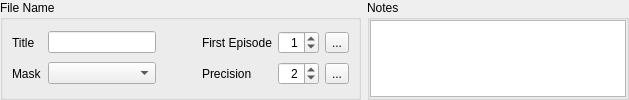
         <widget class="QFrame" name="frame_2">
          <property name="maximumSize">
           <size>
            <width>16777215</width>
            <height>104</height>
           </size>
          </property>
          <property name="frameShape">
           <enum>QFrame::NoFrame</enum>
          </property>
          <property name="frameShadow">
           <enum>QFrame::Raised</enum>
          </property>
          <layout class="QHBoxLayout" name="horizontalLayout_10">
           <property name="leftMargin">
            <number>0</number>
           </property>
           <property name="topMargin">
            <number>0</number>
           </property>
           <property name="rightMargin">
            <number>0</number>
           </property>
           <property name="bottomMargin">
            <number>0</number>
           </property>
           <item>
            <widget class="QGroupBox" name="groupBox_Disc_FileName">
             <property name="title">
              <string>File Name</string>
             </property>
             <layout class="QGridLayout" name="gridLayout_2">
              <item row="0" column="0">
               <widget class="QLabel" name="label_Disc_Title">
                <property name="text">
                 <string>Title</string>
                </property>
                <property name="buddy">
                 <cstring>lineEdit_Disc_Title</cstring>
                </property>
               </widget>
              </item>
              <item row="0" column="1">
               <widget class="QLineEdit" name="lineEdit_Disc_Title">
                <property name="toolTip">
                 <string>The title piece of the video file name.</string>
                </property>
                <property name="clearButtonEnabled">
                 <bool>true</bool>
                </property>
               </widget>
              </item>
              <item row="0" column="2">
               <spacer name="horizontalSpacer_2">
                <property name="orientation">
                 <enum>Qt::Horizontal</enum>
                </property>
                <property name="sizeType">
                 <enum>QSizePolicy::Fixed</enum>
                </property>
                <property name="sizeHint" stdset="0">
                 <size>
                  <width>40</width>
                  <height>20</height>
                 </size>
                </property>
               </spacer>
              </item>
              <item row="0" column="3">
               <widget class="QLabel" name="label_Disc_FirstEpisode">
                <property name="text">
                 <string>First Episode</string>
                </property>
                <property name="buddy">
                 <cstring>spinBox_Disc_FirstEpisode</cstring>
                </property>
               </widget>
              </item>
              <item row="0" column="4">
               <widget class="QSpinBox" name="spinBox_Disc_FirstEpisode">
                <property name="toolTip">
                 <string>The starting number for the episode number piece of the video file name.,</string>
                </property>
                <property name="alignment">
                 <set>Qt::AlignRight|Qt::AlignTrailing|Qt::AlignVCenter</set>
                </property>
                <property name="buttonSymbols">
                 <enum>QAbstractSpinBox::UpDownArrows</enum>
                </property>
                <property name="value">
                 <number>1</number>
                </property>
               </widget>
              </item>
              <item row="0" column="5">
               <widget class="QToolButton" name="toolButton_ResetFirstEpisode">
                <property name="toolTip">
                 <string>Reset the first episode number.</string>
                </property>
                <property name="text">
                 <string>...</string>
                </property>
                <property name="icon">
                 <iconset>
                  <normalon>images/redo_2_16.png</normalon>
                 </iconset>
                </property>
               </widget>
              </item>
              <item row="1" column="0">
               <widget class="QLabel" name="label_Disc_Mask">
                <property name="text">
                 <string>Mask</string>
                </property>
                <property name="buddy">
                 <cstring>comboBox_Disc_Mask</cstring>
                </property>
               </widget>
              </item>
              <item row="1" column="1">
               <widget class="QComboBox" name="comboBox_Disc_Mask">
                <property name="toolTip">
                 <string>The mask used to build the video file name.</string>
                </property>
               </widget>
              </item>
              <item row="1" column="2">
               <spacer name="horizontalSpacer_3">
                <property name="orientation">
                 <enum>Qt::Horizontal</enum>
                </property>
                <property name="sizeType">
                 <enum>QSizePolicy::Fixed</enum>
                </property>
                <property name="sizeHint" stdset="0">
                 <size>
                  <width>40</width>
                  <height>20</height>
                 </size>
                </property>
               </spacer>
              </item>
              <item row="1" column="3">
               <widget class="QLabel" name="label_Disc_EpisodeNumberPrecision">
                <property name="text">
                 <string>Precision</string>
                </property>
                <property name="buddy">
                 <cstring>spinBox_Disc_EpisodeNumberPrecision</cstring>
                </property>
               </widget>
              </item>
              <item row="1" column="4">
               <widget class="QSpinBox" name="spinBox_Disc_EpisodeNumberPrecision">
                <property name="toolTip">
                 <string>The precision (length) of the episode number piece of the video file name.</string>
                </property>
                <property name="layoutDirection">
                 <enum>Qt::LeftToRight</enum>
                </property>
                <property name="alignment">
                 <set>Qt::AlignRight|Qt::AlignTrailing|Qt::AlignVCenter</set>
                </property>
                <property name="value">
                 <number>2</number>
                </property>
               </widget>
              </item>
              <item row="1" column="5">
               <widget class="QToolButton" name="toolButton_ResetEpisodeNumberPrecision">
                <property name="toolTip">
                 <string>Reset the episode number precision.</string>
                </property>
                <property name="text">
                 <string>...</string>
                </property>
                <property name="icon">
                 <iconset>
                  <normalon>images/redo_2_16.png</normalon>
                 </iconset>
                </property>
               </widget>
              </item>
             </layout>
            </widget>
           </item>
           <item>
            <widget class="QGroupBox" name="groupBox_Disc_Notes">
             <property name="sizePolicy">
              <sizepolicy hsizetype="Preferred" vsizetype="Preferred">
               <horstretch>0</horstretch>
               <verstretch>0</verstretch>
              </sizepolicy>
             </property>
             <property name="title">
              <string>Notes</string>
             </property>
             <layout class="QVBoxLayout" name="verticalLayout">
              <property name="spacing">
               <number>0</number>
              </property>
              <property name="leftMargin">
               <number>0</number>
              </property>
              <property name="topMargin">
               <number>0</number>
              </property>
              <property name="rightMargin">
               <number>0</number>
              </property>
              <property name="bottomMargin">
               <number>0</number>
              </property>
              <item>
               <widget class="QPlainTextEdit" name="plainTextEdit_Disc_Notes">
                <property name="sizePolicy">
                 <sizepolicy hsizetype="Preferred" vsizetype="Ignored">
                  <horstretch>0</horstretch>
                  <verstretch>0</verstretch>
                 </sizepolicy>
                </property>
                <property name="minimumSize">
                 <size>
                  <width>0</width>
                  <height>0</height>
                 </size>
                </property>
                <property name="maximumSize">
                 <size>
                  <width>16777215</width>
                  <height>16777215</height>
                 </size>
                </property>
                <property name="tabChangesFocus">
                 <bool>true</bool>
                </property>
                <property name="backgroundVisible">
                 <bool>false</bool>
                </property>
               </widget>
              </item>
             </layout>
            </widget>
           </item>
          </layout>
         </widget>
